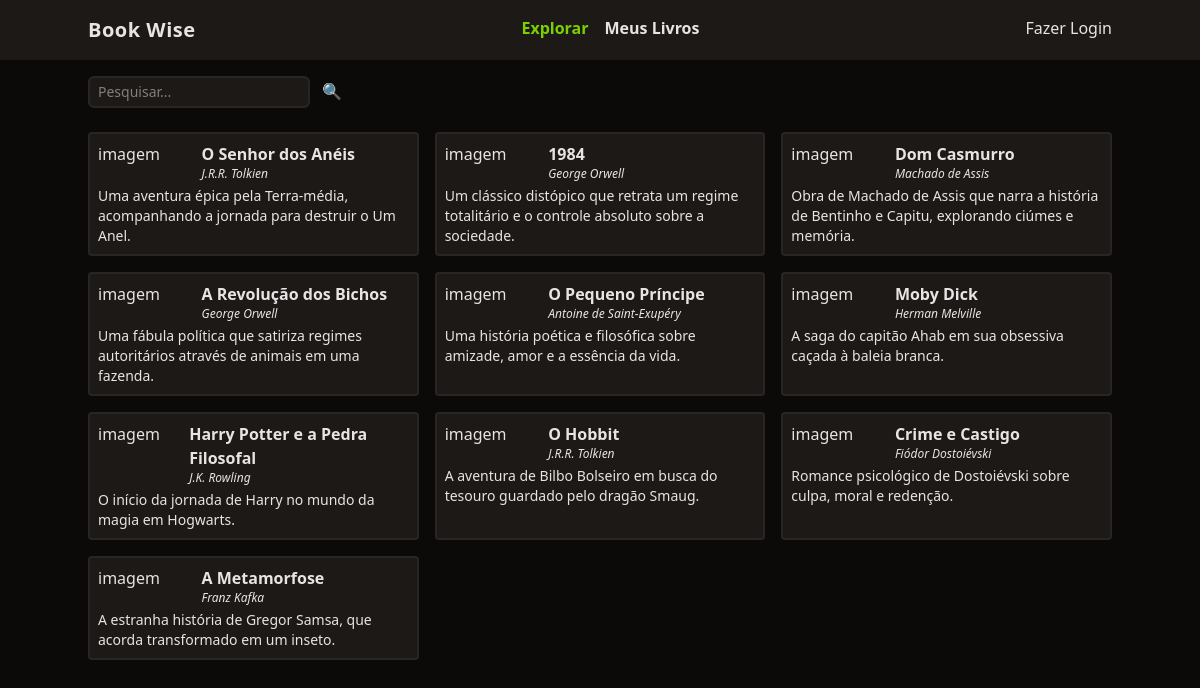
Before: / with the older database file.
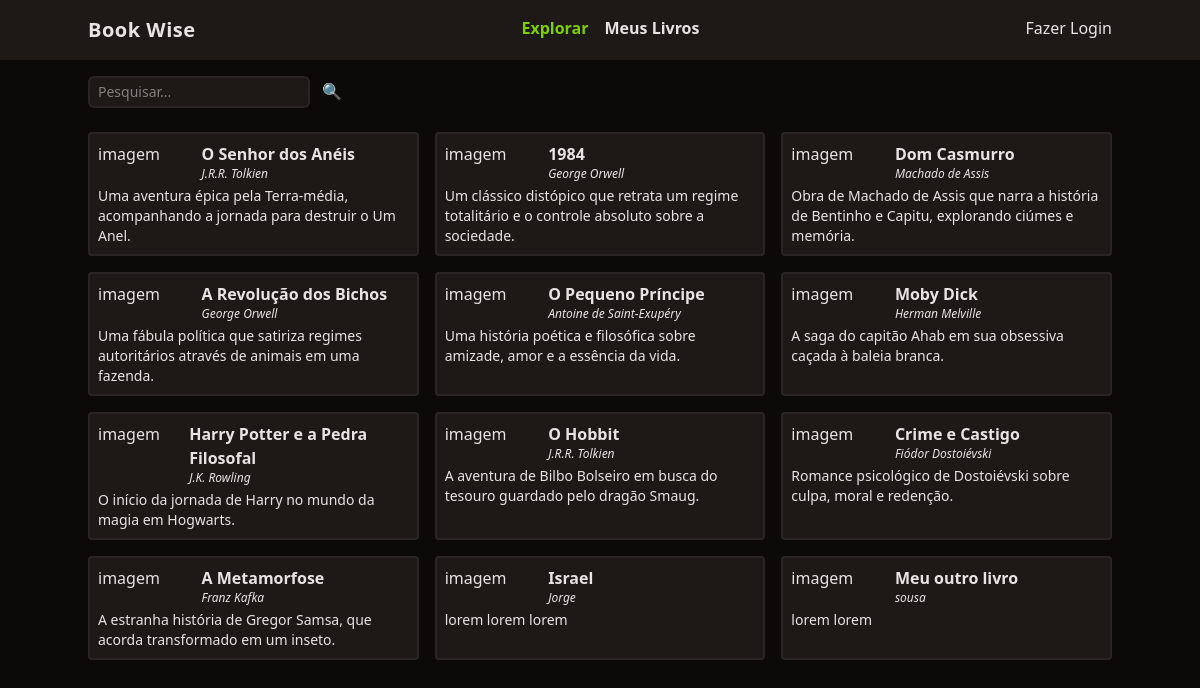
After: the same page with the newer database file.
### tables this page shows
CREATE TABLE books (
	id integer PRIMARY KEY NOT NULL,
  title varchar(255) NOT NULL,
  author varchar(100) NOT NULL,
  description text,
  user_id integer NOT NULL,
  FOREIGN KEY(user_id) REFERENCES users(id)
);

### utils/index.php (called while the page is built, shortened)
<?php
function view($view, $data = [])
{
  require "views/template/app.php";
}
function isRouteActive($route)
{
  return parse_url($_SERVER['REQUEST_URI'])['path'] === $route;
}
function auth()
{
  if (!isset($_SESSION['auth'])) {
    return null;
  }
  $auth = new User($_SESSION['auth']);
  return $auth;
}

### controllers/index.controller.php (called while the page is built)
<?php
$queryParams = $_REQUEST['search'];
$books = (new DB())
  ->query(
    query: 'SELECT * FROM books WHERE title LIKE :search',
    class: Book::class,
    params: ['search' => "%$queryParams%"]
  )
  ->fetchAll();
view("index", ['books' => $books]);

### routes.php (called while the page is built, shortened)
<?php
$controller = str_replace('/', '',  parse_url($_SERVER['REQUEST_URI'])['path']);
if (!$controller) $controller = 'index';
require "controllers/{$controller}.controller.php";

### index.php (called while the page is built, shortened)
<?php
require 'database/db.php';
require 'utils/index.php';
require "routes.php";

### database/db.php (called while the page is built)
<?php
class DB
{
  private static $db = null;
  private static $_config = null;
  public static function setConfig($config)
  {
    self::$_config = $config;
  }
  public static function connect(): PDO
  {
    if (self::$db === null) {
      $connectionString = self::$_config['drive'] . ':' . self::$_config['srcDB'];
      self::$db = new PDO($connectionString);
      self::$db->setAttribute(PDO::ATTR_DEFAULT_FETCH_MODE, PDO::FETCH_ASSOC);
      self::$db->setAttribute(PDO::ATTR_ERRMODE, PDO::ERRMODE_EXCEPTION);
    }
    return self::$db;
  }
  public function query($query, $class = null, $params = [])
  {
    $prepare = self::connect()->prepare($query);
    if ($class) {
      $prepare->setFetchMode(PDO::FETCH_CLASS, $class);
    }
    $prepare->execute($params);
    return $prepare;
  }
}

### views/components/card-book.php (the view, shortened to what this page needs)
<div class="border-stone-800 border-2 bg-stone-900 p-2 rounded">
  <div class="flex">
    <div class="w-1/3">
      imagem
    </div>
    <div class="space-y-1">
      <a href="/book?id=<?= $book->id ?>" class="font-semibold hover:underline"><?= $book->title ?></a>
      <div class="text-xs italic"><?= $book->author ?></div>
    </div>
  </div>
  <div class="text-sm mt-1">
    <?= $book->description ?>
  </div>
</div>

### views/template/app.php (shortened to what this page needs)
<!DOCTYPE html>
<html lang="pt-br">
<head>
  <script src="https://cdn.jsdelivr.net/npm/@tailwindcss/browser@4"></script>
</head>
<body class="bg-stone-950 text-stone-200">
  <?php include('./views/components/header.php'); ?>
  <main class="mx-auto max-w-screen-lg py-4 space-y-6">
    <?php require "views/{$view}.view.php"; ?>
  </main>
</body>
</html>

### views/components/header.php
<?php
$links = [
  [
    'label' => 'Explorar',
    'href' => '/'
  ],
  [
    'label' => 'Meus Livros',
    'href' => '/my-books'
  ]
]
?>
<header class="bg-stone-900">
  <nav class="mx-auto max-w-screen-lg flex justify-between py-4">
    <div class="font-bold text-xl tracking-wide">
      Book Wise
    </div>
    <ul class="flex gap-4 font-bold">
      <?php foreach ($links as $link): ?>
        <li>
          <a
            class="hover:underline
            <?php if (isRouteActive($link['href'])) {
              echo 'text-lime-500';
            } ?>" href="<?= $link['href'] ?>">
            <?= $link['label'] ?>
          </a>
        </li>
      <?php endforeach; ?>
    </ul>
    <ul>
      <?php if (auth()): ?>
        <li><a class="hover:underline" href="/logout">Oi, <?= auth()->name ?></a></li>
      <?php else: ?>
        <li><a class="hover:underline" href="/login">Fazer Login</a></li>
      <?php endif; ?>
    </ul>
  </nav>
</header>

### views/index.view.php
<form class="w-full space-x-2">
  <input
    type="text"
    name="search"
    class="border-stone-800 border-2 rounded-md px-2 py-1 bg-stone-900 text-sm outline-none"
    placeholder="Pesquisar..." />
  <button type="submit">
    🔍
  </button>
</form>
<section class="grid grid-cols-1 md:grid-cols-2 lg:grid-cols-3 gap-4">
  <?php foreach ($books as $book): ?>
    <?php include('./views/components/card-book.php'); ?>
  <?php endforeach; ?>
</section>

Changed rows visible on the page:
added books: title "Israel", author "Jorge", description "lorem lorem lorem"
added books: title "Meu outro livro", author "sousa", description "lorem lorem"
